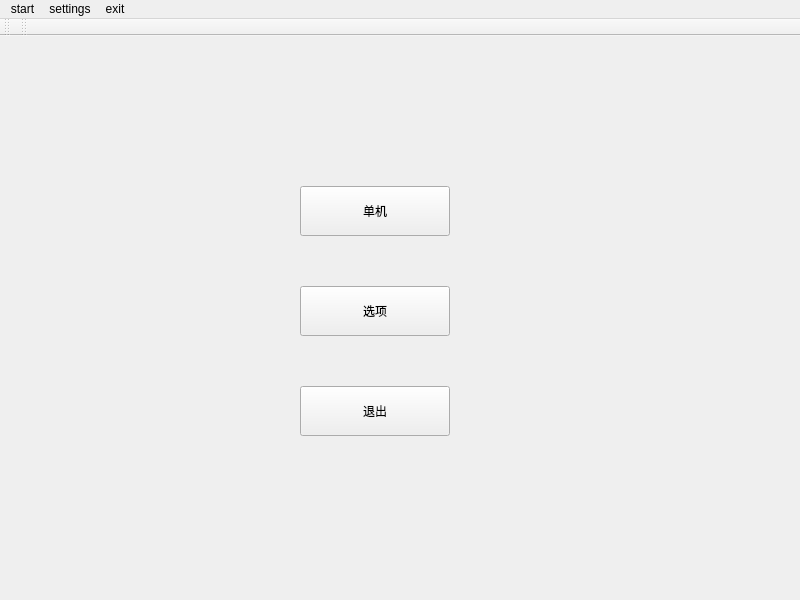
<?xml version="1.0" encoding="UTF-8"?>
<ui version="4.0">
 <class>MainWindow</class>
 <widget class="QMainWindow" name="MainWindow">
  <property name="geometry">
   <rect>
    <x>0</x>
    <y>0</y>
    <width>800</width>
    <height>600</height>
   </rect>
  </property>
  <property name="windowTitle">
   <string>贪吃蛇</string>
  </property>
  <widget class="QWidget" name="centralWidget">
   <widget class="QPushButton" name="pushButton">
    <property name="geometry">
     <rect>
      <x>300</x>
      <y>150</y>
      <width>150</width>
      <height>50</height>
     </rect>
    </property>
    <property name="text">
     <string>单机</string>
    </property>
   </widget>
   <widget class="QPushButton" name="pushButton_2">
    <property name="geometry">
     <rect>
      <x>300</x>
      <y>250</y>
      <width>150</width>
      <height>50</height>
     </rect>
    </property>
    <property name="text">
     <string>选项</string>
    </property>
   </widget>
   <widget class="QPushButton" name="pushButton_3">
    <property name="geometry">
     <rect>
      <x>300</x>
      <y>350</y>
      <width>150</width>
      <height>50</height>
     </rect>
    </property>
    <property name="text">
     <string>退出</string>
    </property>
    <property name="iconSize">
     <size>
      <width>100</width>
      <height>12</height>
     </size>
    </property>
   </widget>
   <widget class="QLabel" name="label">
    <property name="geometry">
     <rect>
      <x>250</x>
      <y>10</y>
      <width>300</width>
      <height>81</height>
     </rect>
    </property>
    <property name="minimumSize">
     <size>
      <width>0</width>
      <height>0</height>
     </size>
    </property>
    <property name="text">
     <string/>
    </property>
    <property name="pixmap">
     <pixmap>Snake.PNG</pixmap>
    </property>
   </widget>
   <zorder>pushButton_2</zorder>
   <zorder>pushButton_3</zorder>
   <zorder>pushButton</zorder>
   <zorder>label</zorder>
  </widget>
  <widget class="QMenuBar" name="menuBar">
   <property name="geometry">
    <rect>
     <x>0</x>
     <y>0</y>
     <width>800</width>
     <height>17</height>
    </rect>
   </property>
   <widget class="QMenu" name="menusettings">
    <property name="title">
     <string>settings</string>
    </property>
   </widget>
   <widget class="QMenu" name="menuexit">
    <property name="title">
     <string>exit</string>
    </property>
   </widget>
   <widget class="QMenu" name="menustart">
    <property name="title">
     <string>start</string>
    </property>
   </widget>
   <addaction name="menustart"/>
   <addaction name="menusettings"/>
   <addaction name="menuexit"/>
  </widget>
  <widget class="QToolBar" name="mainToolBar">
   <attribute name="toolBarArea">
    <enum>TopToolBarArea</enum>
   </attribute>
   <attribute name="toolBarBreak">
    <bool>false</bool>
   </attribute>
  </widget>
  <widget class="QToolBar" name="toolBar">
   <property name="windowTitle">
    <string>toolBar</string>
   </property>
   <attribute name="toolBarArea">
    <enum>TopToolBarArea</enum>
   </attribute>
   <attribute name="toolBarBreak">
    <bool>false</bool>
   </attribute>
  </widget>
  <action name="actiondsf">
   <property name="text">
    <string>1p</string>
   </property>
  </action>
  <action name="action2p">
   <property name="text">
    <string>2p</string>
   </property>
  </action>
  <action name="actionstart">
   <property name="text">
    <string>start</string>
   </property>
  </action>
  <action name="actionpause">
   <property name="text">
    <string>setting</string>
   </property>
  </action>
  <action name="actionexit">
   <property name="text">
    <string>exit</string>
   </property>
  </action>
 </widget>
 <layoutdefault spacing="6" margin="11"/>
 <resources/>
 <connections/>
</ui>
